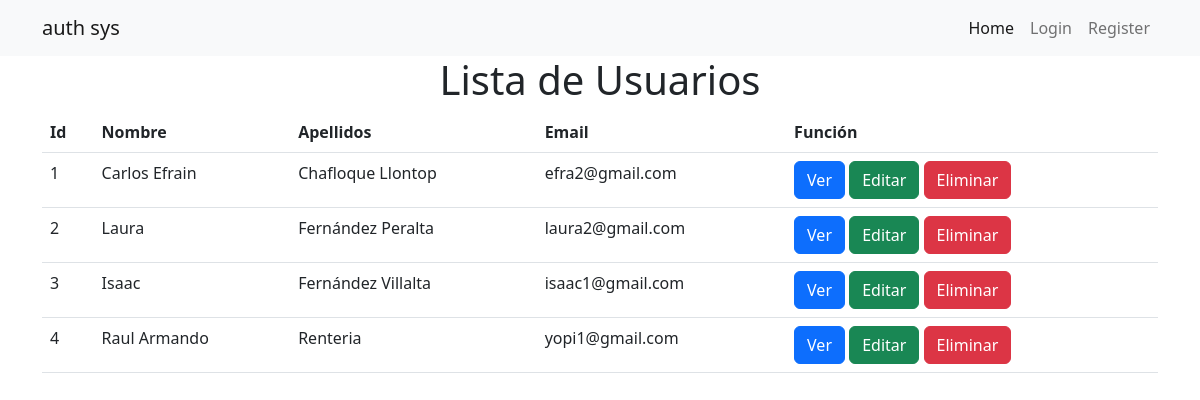
Page /usuarios/listaUs.php on the committed database.
### tables this page shows
CREATE TABLE `usuarios` (
  `id` int(11) NOT NULL,
  `nombre` varchar(40) NOT NULL,
  `apellidos` varchar(40) NOT NULL,
  `email` varchar(200) NOT NULL,
  `password` varchar(200) NOT NULL,
  `created` timestamp NOT NULL DEFAULT current_timestamp()
);

### config/db.php (called while the page is built)
<?php
    class db{
        private $host = 'localhost';
        private $dbname = 'practicb';
        private $user='root';
        private $password='';
        public function conexion(){
            try {
                $PDO=new PDO("mysql:host=".$this->host.";dbname=".$this->dbname,$this->user,$this->password);
                return $PDO;
            } catch (PDOException $e) {
                return $e->getMessage();
            }
        }
    }
?>

### controller/controller.php (called while the page is built, shortened)
<?php
    class controller{
        private $model;
        public function __construct(){
            require_once("C:/xampp/htdocs/proyectb/model/model.php");
            $this->model=new model();
        }
        public function listaUs(){
            $idlistaUs=$this->model->listaUsuarios();
            return($idlistaUs!=false)?$idlistaUs:header("Location: listaUs.php");
        }
    }
?>

### model/model.php (called while the page is built, shortened)
<?php
    class model{
        private $PDO;
        public function __construct(){
            require_once("C:/xampp/htdocs/proyectb/config/db.php");
            $con=new db();
            $this->PDO = $con->conexion();
        }
        public function listaUsuarios(){
            $stament=$this->PDO->prepare("SELECT * FROM usuarios");
            return($stament->execute())?$stament->fetchAll():false;
        }
    }
?>

### usuarios/listaUs.php (the view, shortened to what this page needs)
<?php
require_once("C:/xampp/htdocs/proyectb/includes/header.php");
require_once("C:/xampp/htdocs/proyectb/controller/controller.php");
$obj = new controller();
$dato = $obj->listaUs();
?>
<h1 class="text-center">Lista de Usuarios</h1>
<main>
    <table class="table container-fluid">
        <thead>
            <tr>
                <th>Id</th>
                <th>Nombre</th>
                <th>Apellidos</th>
                <th>Email</th>
                <th>Función</th>
            </tr>
        </thead>
        <tbody>
            <?php if ($dato) : ?>
                <?php foreach ($dato as $row) : ?>
                    <tr>
                        <td><?= $row[0] ?></td>
                        <td><?= $row[1] ?></td>
                        <td><?= $row[2] ?></td>
                        <td><?= $row[3] ?></td>
                        <td>
                            <a class="btn btn-primary" href="mostrarUs.php?id=<?= $row[0] ?>">Ver</a>
                            <a class="btn btn-success" href="editarUs.php?id=<?= $row[0] ?>">Editar</a>
                            <button type="button" class="btn btn-danger" data-bs-toggle="modal" data-bs-target="#exampleModal<?= $row[0] ?>">
                                Eliminar
                            </button>
                        </td>
                    </tr>
                <?php endforeach; ?>
            <?php endif; ?>
        </tbody>
    </table>
</main>
<?php
require_once("C:/xampp/htdocs/proyectb/includes/footer.php");
?>

### rows in the picture
usuarios: id "1", nombre "Carlos Efrain", apellidos "Chafloque Llontop", email "efra2@gmail.com"
usuarios: id "2", nombre "Laura", apellidos "Fernández Peralta", email "laura2@gmail.com"
usuarios: id "3", nombre "Isaac", apellidos "Fernández Villalta", email "isaac1@gmail.com"
usuarios: id "4", nombre "Raul Armando", apellidos "Renteria", email "yopi1@gmail.com"
